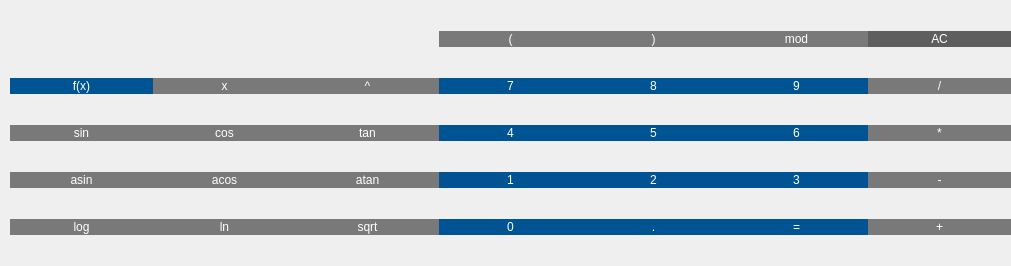
   <widget class="QWidget" name="layoutWidget">
    <property name="geometry">
     <rect>
      <x>110</x>
      <y>160</y>
      <width>1011</width>
      <height>266</height>
     </rect>
    </property>
    <layout class="QGridLayout" name="gridLayout" rowstretch="1,0,0,0,0" columnstretch="0,0,0,0,0,0,0">
     <property name="sizeConstraint">
      <enum>QLayout::SetDefaultConstraint</enum>
     </property>
     <property name="leftMargin">
      <number>10</number>
     </property>
     <property name="topMargin">
      <number>0</number>
     </property>
     <property name="rightMargin">
      <number>0</number>
     </property>
     <property name="bottomMargin">
      <number>0</number>
     </property>
     <property name="spacing">
      <number>0</number>
     </property>
     <item row="1" column="5">
      <widget class="QPushButton" name="button_nine">
       <property name="cursor">
        <cursorShape>PointingHandCursor</cursorShape>
       </property>
       <property name="styleSheet">
        <string notr="true">QPushButton  {
  background-color:  rgb(0, 84, 147);
  color: white;
border: 1px solid rgb(0, 84, 147);
}

QPushButton:pressed {
	background-color:  qlineargradient(x1: 0, y1: 0, x2: 0, y2:1, stop: 0 #dadbde, stop: 1 #dadbde);
}
</string>
       </property>
       <property name="text">
        <string>9</string>
       </property>
       <property name="checkable">
        <bool>true</bool>
       </property>
       <property name="checked">
        <bool>true</bool>
       </property>
      </widget>
     </item>
     <item row="2" column="1">
      <widget class="QPushButton" name="button_cos">
       <property name="cursor">
        <cursorShape>PointingHandCursor</cursorShape>
       </property>
       <property name="styleSheet">
        <string notr="true">QPushButton  {
  background-color:  rgb(121, 121, 121);
  color: white;
border: 1px solid  rgb(121, 121, 121);
}

QPushButton:pressed {
	background-color:  qlineargradient(x1: 0, y1: 0, x2: 0, y2:1, stop: 0 #dadbde, stop: 1 #dadbde);
}
</string>
       </property>
       <property name="text">
        <string>cos</string>
       </property>
      </widget>
     </item>
     <item row="3" column="1">
      <widget class="QPushButton" name="button_acos">
       <property name="cursor">
        <cursorShape>PointingHandCursor</cursorShape>
       </property>
       <property name="styleSheet">
        <string notr="true">QPushButton  {
  background-color:  rgb(121, 121, 121);
  color: white;
border: 1px solid  rgb(121, 121, 121);
}

QPushButton:pressed {
	background-color:  qlineargradient(x1: 0, y1: 0, x2: 0, y2:1, stop: 0 #dadbde, stop: 1 #dadbde);
}
</string>
       </property>
       <property name="text">
        <string>acos</string>
       </property>
      </widget>
     </item>
     <item row="3" column="3">
      <widget class="QPushButton" name="button_one">
       <property name="cursor">
        <cursorShape>PointingHandCursor</cursorShape>
       </property>
       <property name="styleSheet">
        <string notr="true">QPushButton  {
  background-color:  rgb(0, 84, 147);
  color: white;
border: 1px solid rgb(0, 84, 147);
}

QPushButton:pressed {
	background-color:  qlineargradient(x1: 0, y1: 0, x2: 0, y2:1, stop: 0 #dadbde, stop: 1 #dadbde);
}
</string>
       </property>
       <property name="text">
        <string>1</string>
       </property>
       <property name="checkable">
        <bool>true</bool>
       </property>
       <property name="checked">
        <bool>true</bool>
       </property>
      </widget>
     </item>
     <item row="3" column="0">
      <widget class="QPushButton" name="button_asin">
       <property name="cursor">
        <cursorShape>PointingHandCursor</cursorShape>
       </property>
       <property name="styleSheet">
        <string notr="true">QPushButton  {
  background-color:  rgb(121, 121, 121);
  color: white;
border: 1px solid  rgb(121, 121, 121);
}

QPushButton:pressed {
	background-color:  qlineargradient(x1: 0, y1: 0, x2: 0, y2:1, stop: 0 #dadbde, stop: 1 #dadbde);
}
</string>
       </property>
       <property name="text">
        <string>asin</string>
       </property>
      </widget>
     </item>
     <item row="3" column="6">
      <widget class="QPushButton" name="button_sub">
       <property name="cursor">
        <cursorShape>PointingHandCursor</cursorShape>
       </property>
       <property name="styleSheet">
        <string notr="true">QPushButton  {
  background-color:  rgb(121, 121, 121);
  color: white;
border: 1px solid  rgb(121, 121, 121);
}

QPushButton:pressed {
	background-color:  qlineargradient(x1: 0, y1: 0, x2: 0, y2:1, stop: 0 #dadbde, stop: 1 #dadbde);
}
</string>
       </property>
       <property name="text">
        <string>-</string>
       </property>
      </widget>
     </item>
     <item row="3" column="2">
      <widget class="QPushButton" name="button_atan">
       <property name="cursor">
        <cursorShape>PointingHandCursor</cursorShape>
       </property>
       <property name="styleSheet">
        <string notr="true">QPushButton  {
  background-color:  rgb(121, 121, 121);
  color: white;
border: 1px solid  rgb(121, 121, 121);
}

QPushButton:pressed {
	background-color:  qlineargradient(x1: 0, y1: 0, x2: 0, y2:1, stop: 0 #dadbde, stop: 1 #dadbde);
}
</string>
       </property>
       <property name="text">
        <string>atan</string>
       </property>
      </widget>
     </item>
     <item row="1" column="6">
      <widget class="QPushButton" name="button_division">
       <property name="cursor">
        <cursorShape>PointingHandCursor</cursorShape>
       </property>
       <property name="styleSheet">
        <string notr="true">QPushButton  {
  background-color:  rgb(121, 121, 121);
  color: white;
border: 1px solid  rgb(121, 121, 121);
}

QPushButton:pressed {
	background-color:  qlineargradient(x1: 0, y1: 0, x2: 0, y2:1, stop: 0 #dadbde, stop: 1 #dadbde);
}
</string>
       </property>
       <property name="text">
        <string>/</string>
       </property>
      </widget>
     </item>
     <item row="3" column="4">
      <widget class="QPushButton" name="button_two">
       <property name="cursor">
        <cursorShape>PointingHandCursor</cursorShape>
       </property>
       <property name="styleSheet">
        <string notr="true">QPushButton  {
  background-color:  rgb(0, 84, 147);
  color: white;
border: 1px solid rgb(0, 84, 147);
}

QPushButton:pressed {
	background-color:  qlineargradient(x1: 0, y1: 0, x2: 0, y2:1, stop: 0 #dadbde, stop: 1 #dadbde);
}
</string>
       </property>
       <property name="text">
        <string>2</string>
       </property>
       <property name="checkable">
        <bool>true</bool>
       </property>
       <property name="checked">
        <bool>true</bool>
       </property>
      </widget>
     </item>
     <item row="3" column="5">
      <widget class="QPushButton" name="button_three">
       <property name="cursor">
        <cursorShape>PointingHandCursor</cursorShape>
       </property>
       <property name="styleSheet">
        <string notr="true">QPushButton  {
  background-color:  rgb(0, 84, 147);
  color: white;
border: 1px solid rgb(0, 84, 147);
}

QPushButton:pressed {
	background-color:  qlineargradient(x1: 0, y1: 0, x2: 0, y2:1, stop: 0 #dadbde, stop: 1 #dadbde);
}
</string>
       </property>
       <property name="text">
        <string>3</string>
       </property>
       <property name="checkable">
        <bool>true</bool>
       </property>
       <property name="checked">
        <bool>true</bool>
       </property>
      </widget>
     </item>
     <item row="1" column="0">
      <widget class="QPushButton" name="button_function">
       <property name="cursor">
        <cursorShape>PointingHandCursor</cursorShape>
       </property>
       <property name="styleSheet">
        <string notr="true">QPushButton  {
  background-color:  rgb(0, 84, 147);
  color: white;
border: 1px solid rgb(0, 84, 147);
}

QPushButton:pressed {
	background-color:  qlineargradient(x1: 0, y1: 0, x2: 0, y2:1, stop: 0 #dadbde, stop: 1 #dadbde);
}
</string>
       </property>
       <property name="text">
        <string>f(x)</string>
       </property>
       <property name="checkable">
        <bool>true</bool>
       </property>
       <property name="checked">
        <bool>true</bool>
       </property>
      </widget>
     </item>
     <item row="2" column="3">
      <widget class="QPushButton" name="button_four">
       <property name="enabled">
        <bool>true</bool>
       </property>
       <property name="cursor">
        <cursorShape>PointingHandCursor</cursorShape>
       </property>
       <property name="styleSheet">
        <string notr="true">QPushButton  {
  background-color:  rgb(0, 84, 147);
  color: white;
border: 1px solid rgb(0, 84, 147);
}

QPushButton:pressed {
	background-color:  qlineargradient(x1: 0, y1: 0, x2: 0, y2:1, stop: 0 #dadbde, stop: 1 #dadbde);
}
</string>
       </property>
       <property name="text">
        <string>4</string>
       </property>
       <property name="checkable">
        <bool>false</bool>
       </property>
       <property name="checked">
        <bool>false</bool>
       </property>
      </widget>
     </item>
     <item row="2" column="2">
      <widget class="QPushButton" name="button_tan">
       <property name="cursor">
        <cursorShape>PointingHandCursor</cursorShape>
       </property>
       <property name="styleSheet">
        <string notr="true">QPushButton  {
  background-color:  rgb(121, 121, 121);
  color: white;
border: 1px solid  rgb(121, 121, 121);
}

QPushButton:pressed {
	background-color:  qlineargradient(x1: 0, y1: 0, x2: 0, y2:1, stop: 0 #dadbde, stop: 1 #dadbde);
}
</string>
       </property>
       <property name="text">
        <string>tan</string>
       </property>
      </widget>
     </item>
     <item row="4" column="0">
      <widget class="QPushButton" name="button_log">
       <property name="cursor">
        <cursorShape>PointingHandCursor</cursorShape>
       </property>
       <property name="styleSheet">
        <string notr="true">QPushButton  {
  background-color:  rgb(121, 121, 121);
  color: white;
border: 1px solid  rgb(121, 121, 121);
}

QPushButton:pressed {
	background-color:  qlineargradient(x1: 0, y1: 0, x2: 0, y2:1, stop: 0 #dadbde, stop: 1 #dadbde);
}
</string>
       </property>
       <property name="text">
        <string>log</string>
       </property>
      </widget>
     </item>
     <item row="2" column="5">
      <widget class="QPushButton" name="button_six">
       <property name="cursor">
        <cursorShape>PointingHandCursor</cursorShape>
       </property>
       <property name="styleSheet">
        <string notr="true">QPushButton  {
  background-color:  rgb(0, 84, 147);
  color: white;
border: 1px solid rgb(0, 84, 147);
}

QPushButton:pressed {
	background-color:  qlineargradient(x1: 0, y1: 0, x2: 0, y2:1, stop: 0 #dadbde, stop: 1 #dadbde);
}
</string>
       </property>
       <property name="text">
        <string>6</string>
       </property>
       <property name="checkable">
        <bool>true</bool>
       </property>
       <property name="checked">
        <bool>true</bool>
       </property>
      </widget>
     </item>
     <item row="2" column="6">
      <widget class="QPushButton" name="button_multiplication">
       <property name="cursor">
        <cursorShape>PointingHandCursor</cursorShape>
       </property>
       <property name="styleSheet">
        <string notr="true">QPushButton  {
  background-color:  rgb(121, 121, 121);
  color: white;
border: 1px solid  rgb(121, 121, 121);
}

QPushButton:pressed {
	background-color:  qlineargradient(x1: 0, y1: 0, x2: 0, y2:1, stop: 0 #dadbde, stop: 1 #dadbde);
}
</string>
       </property>
       <property name="text">
        <string>*</string>
       </property>
      </widget>
     </item>
     <item row="0" column="3">
      <widget class="QPushButton" name="button_bracketleft">
       <property name="cursor">
        <cursorShape>PointingHandCursor</cursorShape>
       </property>
       <property name="styleSheet">
        <string notr="true">QPushButton  {
  background-color:  rgb(121, 121, 121);
  color: white;
border: 1px solid  rgb(121, 121, 121);
}

QPushButton:pressed {
	background-color:  qlineargradient(x1: 0, y1: 0, x2: 0, y2:1, stop: 0 #dadbde, stop: 1 #dadbde);
}
</string>
       </property>
       <property name="text">
        <string>(</string>
       </property>
      </widget>
     </item>
     <item row="4" column="3">
      <widget class="QPushButton" name="button_zero">
       <property name="cursor">
        <cursorShape>PointingHandCursor</cursorShape>
       </property>
       <property name="styleSheet">
        <string notr="true">QPushButton  {
  background-color:  rgb(0, 84, 147);
  color: white;
border: 1px solid rgb(0, 84, 147);
}

QPushButton:pressed {
	background-color:  qlineargradient(x1: 0, y1: 0, x2: 0, y2:1, stop: 0 #dadbde, stop: 1 #dadbde);
}
</string>
       </property>
       <property name="text">
        <string>0</string>
       </property>
       <property name="checkable">
        <bool>true</bool>
       </property>
       <property name="checked">
        <bool>true</bool>
       </property>
      </widget>
     </item>
     <item row="1" column="3">
      <widget class="QPushButton" name="button_seven">
       <property name="cursor">
        <cursorShape>PointingHandCursor</cursorShape>
       </property>
       <property name="styleSheet">
        <string notr="true">QPushButton  {
  background-color:  rgb(0, 84, 147);
  color: white;
border: 1px solid rgb(0, 84, 147);
}

QPushButton:pressed {
	background-color:  qlineargradient(x1: 0, y1: 0, x2: 0, y2:1, stop: 0 #dadbde, stop: 1 #dadbde);
}
</string>
       </property>
       <property name="text">
        <string>7</string>
       </property>
       <property name="checkable">
        <bool>true</bool>
       </property>
       <property name="checked">
        <bool>true</bool>
       </property>
      </widget>
     </item>
     <item row="0" column="4">
      <widget class="QPushButton" name="button_bracketright">
       <property name="cursor">
        <cursorShape>PointingHandCursor</cursorShape>
       </property>
       <property name="styleSheet">
        <string notr="true">QPushButton  {
  background-color:  rgb(121, 121, 121);
  color: white;
border: 1px solid  rgb(121, 121, 121);
}

QPushButton:pressed {
	background-color:  qlineargradient(x1: 0, y1: 0, x2: 0, y2:1, stop: 0 #dadbde, stop: 1 #dadbde);
}
</string>
       </property>
       <property name="text">
        <string>)</string>
       </property>
      </widget>
     </item>
     <item row="4" column="4">
      <widget class="QPushButton" name="button_point">
       <property name="cursor">
        <cursorShape>PointingHandCursor</cursorShape>
       </property>
       <property name="styleSheet">
        <string notr="true">QPushButton  {
  background-color:  rgb(0, 84, 147);
  color: white;
border: 1px solid rgb(0, 84, 147);
}

QPushButton:pressed {
	background-color:  qlineargradient(x1: 0, y1: 0, x2: 0, y2:1, stop: 0 #dadbde, stop: 1 #dadbde);
}
</string>
       </property>
       <property name="text">
        <string>.</string>
       </property>
       <property name="checkable">
        <bool>true</bool>
       </property>
       <property name="checked">
        <bool>true</bool>
       </property>
      </widget>
     </item>
     <item row="1" column="1">
      <widget class="QPushButton" name="button_x">
       <property name="cursor">
        <cursorShape>PointingHandCursor</cursorShape>
       </property>
       <property name="styleSheet">
        <string notr="true">QPushButton  {
  background-color:  rgb(121, 121, 121);
  color: white;
border: 1px solid  rgb(121, 121, 121);
}

QPushButton:pressed {
	background-color:  qlineargradient(x1: 0, y1: 0, x2: 0, y2:1, stop: 0 #dadbde, stop: 1 #dadbde);
}
</string>
       </property>
       <property name="text">
        <string>x</string>
       </property>
      </widget>
     </item>
     <item row="0" column="6">
      <widget class="QPushButton" name="button_clean">
       <property name="cursor">
        <cursorShape>PointingHandCursor</cursorShape>
       </property>
       <property name="styleSheet">
        <string notr="true">QPushButton  {
  background-color:  rgb(94, 94, 94);
  color: white;
border: 1px solid  rgb(94, 94, 94);
}

QPushButton:pressed {
	background-color:  qlineargradient(x1: 0, y1: 0, x2: 0, y2:1, stop: 0 #dadbde, stop: 1 #dadbde);
}
</string>
       </property>
       <property name="text">
        <string>АС</string>
       </property>
      </widget>
     </item>
     <item row="2" column="0">
      <widget class="QPushButton" name="button_sin">
       <property name="cursor">
        <cursorShape>PointingHandCursor</cursorShape>
       </property>
       <property name="styleSheet">
        <string notr="true">QPushButton  {
  background-color:  rgb(121, 121, 121);
  color: white;
border: 1px solid  rgb(121, 121, 121);
}

QPushButton:pressed {
	background-color:  qlineargradient(x1: 0, y1: 0, x2: 0, y2:1, stop: 0 #dadbde, stop: 1 #dadbde);
}
</string>
       </property>
       <property name="text">
        <string>sin</string>
       </property>
      </widget>
     </item>
     <item row="0" column="5">
      <widget class="QPushButton" name="button_mod">
       <property name="cursor">
        <cursorShape>PointingHandCursor</cursorShape>
       </property>
       <property name="styleSheet">
        <string notr="true">QPushButton  {
  background-color:  rgb(121, 121, 121);
  color: white;
border: 1px solid  rgb(121, 121, 121);
}

QPushButton:pressed {
	background-color:  qlineargradient(x1: 0, y1: 0, x2: 0, y2:1, stop: 0 #dadbde, stop: 1 #dadbde);
}
</string>
       </property>
       <property name="text">
        <string>mod</string>
       </property>
      </widget>
     </item>
     <item row="4" column="5">
      <widget class="QPushButton" name="button_result">
       <property name="palette">
        <palette>
         <active>
          <colorrole role="WindowText">
           <brush brushstyle="SolidPattern">
            <color alpha="255">
             <red>255</red>
             <green>255</green>
             <blue>255</blue>
            </color>
           </brush>
          </colorrole>
          <colorrole role="Button">
           <brush brushstyle="SolidPattern">
            <color alpha="255">
             <red>0</red>
             <green>84</green>
             <blue>147</blue>
            </color>
           </brush>
          </colorrole>
          <colorrole role="Light">
           <brush brushstyle="SolidPattern">
            <color alpha="255">
             <red>192</red>
             <green>192</green>
             <blue>192</blue>
            </color>
           </brush>
          </colorrole>
          <colorrole role="Midlight">
           <brush brushstyle="SolidPattern">
            <color alpha="255">
             <red>66</red>
             <green>66</green>
             <blue>66</blue>
            </color>
           </brush>
          </colorrole>
          <colorrole role="Text">
           <brush brushstyle="SolidPattern">
            <color alpha="255">
             <red>255</red>
             <green>255</green>
             <blue>255</blue>
            </color>
           </brush>
          </colorrole>
          <colorrole role="ButtonText">
           <brush brushstyle="SolidPattern">
            <color alpha="255">
             <red>255</red>
             <green>255</green>
             <blue>255</blue>
            </color>
           </brush>
          </colorrole>
          <colorrole role="Base">
           <brush brushstyle="SolidPattern">
            <color alpha="255">
             <red>0</red>
             <green>84</green>
             <blue>147</blue>
            </color>
           </brush>
          </colorrole>
          <colorrole role="Window">
           <brush brushstyle="SolidPattern">
            <color alpha="255">
             <red>0</red>
             <green>84</green>
             <blue>147</blue>
            </color>
           </brush>
          </colorrole>
          <colorrole role="PlaceholderText">
           <brush brushstyle="SolidPattern">
            <color alpha="255">
             <red>255</red>
             <green>255</green>
             <blue>255</blue>
            </color>
           </brush>
          </colorrole>
         </active>
         <inactive>
          <colorrole role="WindowText">
           <brush brushstyle="SolidPattern">
            <color alpha="255">
             <red>255</red>
             <green>255</green>
             <blue>255</blue>
            </color>
           </brush>
          </colorrole>
          <colorrole role="Button">
           <brush brushstyle="SolidPattern">
            <color alpha="255">
             <red>0</red>
             <green>84</green>
             <blue>147</blue>
            </color>
           </brush>
          </colorrole>
          <colorrole role="Light">
           <brush brushstyle="SolidPattern">
            <color alpha="255">
             <red>55</red>
             <green>55</green>
             <blue>55</blue>
            </color>
           </brush>
          </colorrole>
          <colorrole role="Midlight">
           <brush brushstyle="SolidPattern">
            <color alpha="255">
             <red>52</red>
             <green>52</green>
             <blue>52</blue>
            </color>
           </brush>
          </colorrole>
          <colorrole role="Text">
           <brush brushstyle="SolidPattern">
            <color alpha="255">
             <red>255</red>
             <green>255</green>
             <blue>255</blue>
            </color>
           </brush>
          </colorrole>
          <colorrole role="ButtonText">
           <brush brushstyle="SolidPattern">
            <color alpha="255">
             <red>255</red>
             <green>255</green>
             <blue>255</blue>
            </color>
           </brush>
          </colorrole>
          <colorrole role="Base">
           <brush brushstyle="SolidPattern">
            <color alpha="255">
             <red>0</red>
             <green>84</green>
             <blue>147</blue>
            </color>
           </brush>
          </colorrole>
          <colorrole role="Window">
           <brush brushstyle="SolidPattern">
            <color alpha="255">
             <red>0</red>
             <green>84</green>
             <blue>147</blue>
            </color>
           </brush>
          </colorrole>
          <colorrole role="PlaceholderText">
           <brush brushstyle="SolidPattern">
            <color alpha="255">
             <red>255</red>
             <green>255</green>
             <blue>255</blue>
            </color>
           </brush>
          </colorrole>
         </inactive>
         <disabled>
          <colorrole role="WindowText">
           <brush brushstyle="SolidPattern">
            <color alpha="255">
             <red>255</red>
             <green>255</green>
             <blue>255</blue>
            </color>
           </brush>
          </colorrole>
          <colorrole role="Button">
           <brush brushstyle="SolidPattern">
            <color alpha="255">
             <red>0</red>
             <green>84</green>
             <blue>147</blue>
            </color>
           </brush>
          </colorrole>
          <colorrole role="Light">
           <brush brushstyle="SolidPattern">
            <color alpha="255">
             <red>192</red>
             <green>192</green>
             <blue>192</blue>
            </color>
           </brush>
          </colorrole>
          <colorrole role="Midlight">
           <brush brushstyle="SolidPattern">
            <color alpha="255">
             <red>66</red>
             <green>66</green>
             <blue>66</blue>
            </color>
           </brush>
          </colorrole>
          <colorrole role="Text">
           <brush brushstyle="SolidPattern">
            <color alpha="255">
             <red>255</red>
             <green>255</green>
             <blue>255</blue>
            </color>
           </brush>
          </colorrole>
          <colorrole role="ButtonText">
           <brush brushstyle="SolidPattern">
            <color alpha="255">
             <red>255</red>
             <green>255</green>
             <blue>255</blue>
            </color>
           </brush>
          </colorrole>
          <colorrole role="Base">
           <brush brushstyle="SolidPattern">
            <color alpha="255">
             <red>0</red>
             <green>84</green>
             <blue>147</blue>
            </color>
           </brush>
          </colorrole>
          <colorrole role="Window">
           <brush brushstyle="SolidPattern">
            <color alpha="255">
             <red>0</red>
             <green>84</green>
             <blue>147</blue>
            </color>
           </brush>
          </colorrole>
          <colorrole role="PlaceholderText">
           <brush brushstyle="SolidPattern">
            <color alpha="255">
             <red>255</red>
             <green>255</green>
             <blue>255</blue>
            </color>
           </brush>
          </colorrole>
         </disabled>
        </palette>
       </property>
       <property name="cursor">
        <cursorShape>PointingHandCursor</cursorShape>
       </property>
       <property name="styleSheet">
        <string notr="true">QPushButton  {
  background-color:  rgb(0, 84, 147);
  color: white;
border: 1px solid rgb(0, 84, 147);
}

QPushButton:pressed {
	background-color:  qlineargradient(x1: 0, y1: 0, x2: 0, y2:1, stop: 0 #dadbde, stop: 1 #dadbde);
}
</string>
       </property>
       <property name="text">
        <string>=</string>
       </property>
       <property name="checkable">
        <bool>true</bool>
       </property>
       <property name="checked">
        <bool>true</bool>
       </property>
       <property name="autoRepeat">
        <bool>false</bool>
       </property>
       <property name="autoExclusive">
        <bool>false</bool>
       </property>
       <property name="autoDefault">
        <bool>false</bool>
       </property>
      </widget>
     </item>
     <item row="4" column="6">
      <widget class="QPushButton" name="button_sum">
       <property name="cursor">
        <cursorShape>PointingHandCursor</cursorShape>
       </property>
       <property name="styleSheet">
        <string notr="true">QPushButton  {
  background-color:  rgb(121, 121, 121);
  color: white;
border: 1px solid  rgb(121, 121, 121);
}

QPushButton:pressed {
	background-color:  qlineargradient(x1: 0, y1: 0, x2: 0, y2:1, stop: 0 #dadbde, stop: 1 #dadbde);
}
</string>
       </property>
       <property name="text">
        <string>+</string>
       </property>
      </widget>
     </item>
     <item row="4" column="1">
      <widget class="QPushButton" name="button_ln">
       <property name="cursor">
        <cursorShape>PointingHandCursor</cursorShape>
       </property>
       <property name="styleSheet">
        <string notr="true">QPushButton  {
  background-color:  rgb(121, 121, 121);
  color: white;
border: 1px solid  rgb(121, 121, 121);
}

QPushButton:pressed {
	background-color:  qlineargradient(x1: 0, y1: 0, x2: 0, y2:1, stop: 0 #dadbde, stop: 1 #dadbde);
}
</string>
       </property>
       <property name="text">
        <string>ln</string>
       </property>
      </widget>
     </item>
     <item row="2" column="4">
      <widget class="QPushButton" name="button_five">
       <property name="cursor">
        <cursorShape>PointingHandCursor</cursorShape>
       </property>
       <property name="styleSheet">
        <string notr="true">QPushButton  {
  background-color:  rgb(0, 84, 147);
  color: white;
border: 1px solid rgb(0, 84, 147);
}

QPushButton:pressed {
	background-color:  qlineargradient(x1: 0, y1: 0, x2: 0, y2:1, stop: 0 #dadbde, stop: 1 #dadbde);
}
</string>
       </property>
       <property name="text">
        <string>5</string>
       </property>
       <property name="checkable">
        <bool>false</bool>
       </property>
       <property name="checked">
        <bool>false</bool>
       </property>
      </widget>
     </item>
     <item row="4" column="2">
      <widget class="QPushButton" name="button_sqrt">
       <property name="cursor">
        <cursorShape>PointingHandCursor</cursorShape>
       </property>
       <property name="styleSheet">
        <string notr="true">QPushButton  {
  background-color:  rgb(121, 121, 121);
  color: white;
border: 1px solid  rgb(121, 121, 121);
}

QPushButton:pressed {
	background-color:  qlineargradient(x1: 0, y1: 0, x2: 0, y2:1, stop: 0 #dadbde, stop: 1 #dadbde);
}
</string>
       </property>
       <property name="text">
        <string>sqrt</string>
       </property>
      </widget>
     </item>
     <item row="1" column="4">
      <widget class="QPushButton" name="button_eight">
       <property name="cursor">
        <cursorShape>PointingHandCursor</cursorShape>
       </property>
       <property name="styleSheet">
        <string notr="true">QPushButton  {
  background-color:  rgb(0, 84, 147);
  color: white;
border: 1px solid rgb(0, 84, 147);
}

QPushButton:pressed {
	background-color:  qlineargradient(x1: 0, y1: 0, x2: 0, y2:1, stop: 0 #dadbde, stop: 1 #dadbde);
}
</string>
       </property>
       <property name="text">
        <string>8</string>
       </property>
       <property name="checkable">
        <bool>true</bool>
       </property>
       <property name="checked">
        <bool>true</bool>
       </property>
      </widget>
     </item>
     <item row="1" column="2">
      <widget class="QPushButton" name="button_degree">
       <property name="cursor">
        <cursorShape>PointingHandCursor</cursorShape>
       </property>
       <property name="styleSheet">
        <string notr="true">QPushButton  {
  background-color:  rgb(121, 121, 121);
  color: white;
border: 1px solid  rgb(121, 121, 121);
}

QPushButton:pressed {
	background-color:  qlineargradient(x1: 0, y1: 0, x2: 0, y2:1, stop: 0 #dadbde, stop: 1 #dadbde);
}
</string>
       </property>
       <property name="text">
        <string>^</string>
       </property>
      </widget>
     </item>
    </layout>
   </widget>
